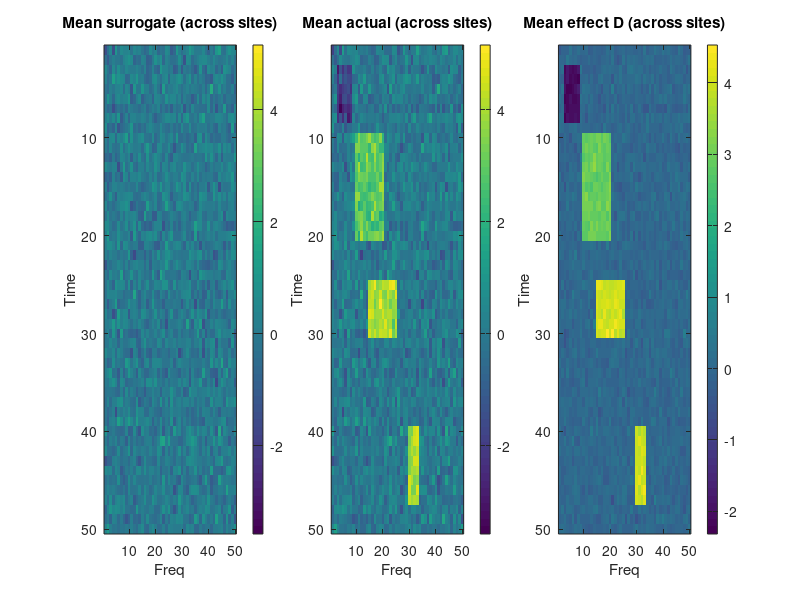
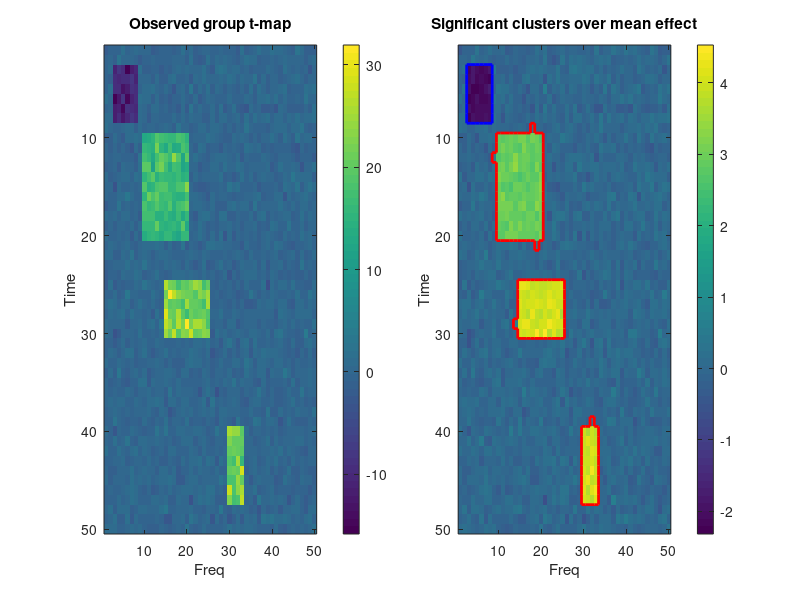

MATLAB code for these plots, in order:
function testsim_cluster_perm__group_level
% testsim_cluster_perm__group_level
%
% PAIRED (within-site) GROUP-LEVEL CLUSTER PERMUTATION TEST (simple + systematic)
%
% Goal
% - You have multiple independent sites. For each site you computed a time-frequency (TF) map
%   aligned to the REAL R-peak ("actual") and also TF maps aligned to DITHERED R-peaks ("surrogates").
% - You want significant TF CLUSTERS across sites, corrected for multiple comparisons over the TF grid.
%
% What you have as input (conceptually)
% - For each site s:
%     - 1 actual TF map:      A(:,:,s)
%     - (K-1) surrogate maps: S(:,:,s,1..K-1)
%   In this demo we store both together as maps(:,:,s,1..K) where index 1 is actual.
%
% What we test
% - Null hypothesis: the real R-peak alignment is NOT special.
%   Under this null, "actual" is exchangeable with the surrogate alignments within the same site.
%   In plain terms: if the effect is not heartbeat-locked, picking the true R-peak vs a dither
%   should not systematically change the TF map.
%
% One map per site goes into the group statistic
% - Even though each site has K maps stored, the group statistic always uses ONE derived map per site:
%     D(:,:,s) = chosen_map(:,:,s) - mean_of_other_maps(:,:,s)
%
% Step-by-step algorithm
% 1) Build the observed site-level effect maps:
%      D_obs(:,:,s) = A(:,:,s) - mean(S(:,:,s,:))
%
% 2) Compute the observed group t-map across sites:
%      For each TF bin (t,f), do a one-sample t-test across sites on D_obs(t,f,1..S).
%      This yields t_obs(t,f).
%
% 3) Cluster the observed group t-map:
%      - Threshold t_obs at a cluster-forming threshold CLUSTER_P (two-sided).
%      - Find connected components (clusters) separately for positive and negative bins.
%      - Compute a cluster statistic (cluster mass) as sum(t) over bins in the cluster.
%
% 4) Build the permutation null distribution (this is the key "paired" part):
%      Repeat N_PERMS times:
%        a) For each site s, randomly pick ONE of its K maps to act as "pseudo-actual".
%        b) For that site, form D_perm(:,:,s) = pseudo_actual - mean(other K-1 maps).
%        c) Compute the group t-map t_perm from D_perm across sites.
%        d) Threshold+cluster t_perm and record ONLY the largest positive cluster mass
%           and the most negative cluster mass for this permutation.
%      This gives a max-cluster null distribution that controls the family-wise error rate (FWER).
%
% 5) Compute cluster p-values:
%      - For each observed positive cluster: p = fraction of permutations whose max positive cluster
%        mass is >= the observed cluster mass.
%      - For each observed negative cluster: p = fraction of permutations whose most-negative cluster
%        mass is <= the observed cluster mass.
%      Mark clusters significant if p < ALPHA.
%
% Requires Image Processing Toolbox for bwconncomp / imfill.

% -------------------- CONFIG --------------------
RNG_SEED = 1;            % [] to not set RNG

T = 50;                  % time bins
F = 50;                  % freq bins
S = 30;                  % number of sites
K = 101;                 % 1 actual + 100 surrogate alignments per site

N_PERMS = 1000;          % group-level permutations
ALPHA = 0.01;            % cluster-level alpha (FWER via max-cluster null)
CLUSTER_P = 0.05;        % cluster-forming threshold (two-sided p)
CONN = 8;                % 4: no diagonal touching merge; 8: diagonal merges
FILL_HOLES = false;      % fill holes inside supra-threshold clusters

% How each TF map is generated (3 layers, from "most shared" to "most random"):
%
% 1) global_background_sd:
%    - ONE 2D pattern shared by EVERY site and EVERY alignment.
%    - Think: a common 1/f shape or common band power that everybody has.
%    - Bigger value => all sites look more similar (because they share more of the same structure).
%
% 2) site_deviation_sd:
%    - ONE 2D pattern per site, shared across that site's K alignments.
%    - Think: each site has its own stable "fingerprint".
%    - Bigger value => sites differ more from each other, but each site is still consistent across alignments.
%
% 3) alignment_jitter_sd:
%    - Fresh noise for every site AND every alignment (actual + each dither).
%    - Think: run-to-run variability from finite data, noise, etc.
%    - Bigger value => the 101 maps within one site differ more from each other.
global_background_sd = 0.5;
site_deviation_sd = 0.5;
alignment_jitter_sd = 1.0;

% Effect patches (same style as testsim_cluster_perm_vs_shuffled_paired)
effect_strength = [-2 3 4 4];
effect_time = [3 8; 10 20; 25 30; 40 47];
effect_freq = [3 8; 10 20; 15 25; 30 33];
site_effect_jitter_sd = 0.25; % site-to-site jitter on effect amplitude
% ------------------------------------------------

if ~isempty(RNG_SEED)
    rng(RNG_SEED);
end

assert(K >= 2, 'K must be >= 2 (1 actual + at least 1 surrogate).');
assert(size(effect_time,1) == numel(effect_strength), 'effect_time rows must match effect_strength.');
assert(size(effect_freq,1) == numel(effect_strength), 'effect_freq rows must match effect_strength.');

% -------------------- SIMULATE DATA --------------------
% We store ALL maps in one 4D array:
% maps(time, freq, site, alignment)
% alignment=1 is "actual", alignment=2..K are "surrogates".
maps = zeros(T, F, S, K);

% Step 1: global background shared by everyone
global_background = global_background_sd * randn(T, F);

% Step 2: site-specific deviation (fingerprint), shared across alignments within a site
site_deviation = site_deviation_sd * randn(T, F, S);

% Step 3: build all alignments as background + site fingerprint + per-alignment jitter
maps = global_background + site_deviation + alignment_jitter_sd * randn(T, F, S, K);

% Step 4: inject an effect only into the actual alignment (alignment=1)
for p = 1:numel(effect_strength)
    t_idx = effect_time(p,1):effect_time(p,2);
    f_idx = effect_freq(p,1):effect_freq(p,2);

    jitter = site_effect_jitter_sd * randn(1, 1, S);
    amp = reshape(effect_strength(p) + jitter, [1 1 S]);

    maps(t_idx, f_idx, :, 1) = maps(t_idx, f_idx, :, 1) + amp;
end

% Precompute sum over alignments per site: used to compute "mean of the other (K-1)"
sum_all = sum(maps, 4); % [T x F x S]

% -------------------- OBSERVED EFFECT MAPS --------------------
% Step 4 (observed): build ONE 2D effect map per site:
% D_obs(:,:,site) = actual(:,:,site) - mean(surrogates(:,:,site,:))
mean_surr = (sum_all - maps(:,:,:,1)) ./ (K - 1);
D_obs = maps(:,:,:,1) - mean_surr; % [T x F x S]

% Step 5 (observed): compute the group t-map across sites and find observed clusters
[t_obs, clusters_obs, cluster_mass_obs, is_pos_cluster_obs, pos_mask_obs, neg_mask_obs] = ...
    group_tmap_and_clusters(D_obs, CLUSTER_P, CONN, FILL_HOLES);

% -------------------- PERMUTATION NULL --------------------
null_max_pos = zeros(N_PERMS, 1);
null_min_neg = zeros(N_PERMS, 1);

for perm = 1:N_PERMS
    % Step 6 (permutation): for each site pick which alignment is treated as "actual"
    chosen = randi(K, [S, 1]); % chosen(s) in 1..K

    % Step 7 (permutation): build ONE effect map per site for this permutation
    % D_perm(:,:,site) = chosen_map - mean(other_maps)
    D_perm = zeros(T, F, S);
    for s = 1:S
        chosen_map = maps(:,:,s, chosen(s));
        mean_others = (sum_all(:,:,s) - chosen_map) ./ (K - 1);
        D_perm(:,:,s) = chosen_map - mean_others;
    end

    % Step 8 (permutation): compute group t-map and find clusters
    [t_perm, ~, ~, ~, pos_mask_perm, neg_mask_perm] = ...
        group_tmap_and_clusters(D_perm, CLUSTER_P, CONN, FILL_HOLES);

    % Step 9 (permutation): keep the strongest positive/negative cluster mass
    null_max_pos(perm) = max_cluster_mass(t_perm, pos_mask_perm, CONN);
    null_min_neg(perm) = min_cluster_mass(t_perm, neg_mask_perm, CONN);
end

% -------------------- CLUSTER P-VALUES --------------------
n_clusters = numel(clusters_obs);
p_cluster = ones(n_clusters, 1);
for i = 1:n_clusters
    % Step 10: cluster p-value = fraction of permutations with a stronger cluster
    if is_pos_cluster_obs(i)
        p_cluster(i) = mean(null_max_pos >= cluster_mass_obs(i));
    else
        p_cluster(i) = mean(null_min_neg <= cluster_mass_obs(i));
    end
end

% Build significant masks
pos_sig = false(T, F);
neg_sig = false(T, F);
for i = 1:n_clusters
    % Step 11: keep only clusters with p < ALPHA
    if p_cluster(i) < ALPHA
        if is_pos_cluster_obs(i)
            pos_sig(clusters_obs{i}) = true;
        else
            neg_sig(clusters_obs{i}) = true;
        end
    end
end

% -------------------- REPORTING --------------------
pos_cc_sig = bwconncomp(pos_sig, CONN);
neg_cc_sig = bwconncomp(neg_sig, CONN);

fprintf('Group-level surrogate-relabeling CBP\n');
fprintf('S=%d sites, K=%d maps/site (1 actual + %d surrogates), perms=%d\n', S, K, K-1, N_PERMS);
fprintf('cluster_p=%.3f (two-sided), alpha=%.3f, conn=%d\n', CLUSTER_P, ALPHA, CONN);
fprintf('Suprathreshold clusters (observed): %d\n', n_clusters);
fprintf('Significant POS clusters: %d\n', pos_cc_sig.NumObjects);
fprintf('Significant NEG clusters: %d\n', neg_cc_sig.NumObjects);

% -------------------- PLOTTING --------------------
mean_actual = mean(maps(:,:,:,1), 3);
mean_surr_all = mean(mean(maps(:,:,:,2:end), 4), 3);
mean_effect = mean(D_obs, 3);

clims = [min([mean_actual(:); mean_surr_all(:)]), max([mean_actual(:); mean_surr_all(:)])];

figure('Position', [100 100 1600 500]);
subplot(1,3,1);
imagesc(mean_surr_all); axis tight; colorbar; caxis(clims);
title('Mean surrogate (across sites)');
xlabel('Freq'); ylabel('Time');

subplot(1,3,2);
imagesc(mean_actual); axis tight; colorbar; caxis(clims);
title('Mean actual (across sites)');
xlabel('Freq'); ylabel('Time');

subplot(1,3,3);
imagesc(mean_effect); axis tight; colorbar;
title('Mean effect D (across sites)');
xlabel('Freq'); ylabel('Time');

figure('Position', [100 650 1600 500]);
subplot(1,2,1);
imagesc(t_obs); axis tight; colorbar;
title('Observed group t-map');
xlabel('Freq'); ylabel('Time');

subplot(1,2,2);
imagesc(mean_effect); axis tight; colorbar; hold on;
plotRegionBoundaries(pos_sig, [1 0 0]);
plotRegionBoundaries(neg_sig, [0 0 1]);
title('Significant clusters over mean effect');
xlabel('Freq'); ylabel('Time');

% -------------------- helpers --------------------
function [t_map, clusters, cluster_mass, is_pos_cluster, pos_mask, neg_mask] = group_tmap_and_clusters(D, cluster_p, conn, fill_holes)
    % Input D is ONE effect map per site: D(:,:,site).
    % This function:
    % - builds a group t-map across sites (per TF bin)
    % - thresholds it at cluster_p
    % - finds connected components (clusters)
    % - computes cluster mass as sum(t) inside each cluster
    [tN, fN, sN] = size(D);
    mean_D = mean(D, 3);
    stderr_D = std(D, 0, 3) ./ sqrt(sN);
    t_map = mean_D ./ (stderr_D + eps);
    df = sN - 1;

    thr_pos = tinv(1 - cluster_p/2, df);
    thr_neg = tinv(cluster_p/2, df);

    pos_mask = t_map > thr_pos;
    neg_mask = t_map < thr_neg;
    if fill_holes
        pos_mask = imfill(pos_mask, 'holes') & (t_map > 0);
        neg_mask = imfill(neg_mask, 'holes') & (t_map < 0);
    end
    pos_mask(neg_mask) = false;
    neg_mask(pos_mask) = false;

    pos_cc = bwconncomp(pos_mask, conn);
    neg_cc = bwconncomp(neg_mask, conn);

    clusters = [pos_cc.PixelIdxList, neg_cc.PixelIdxList];
    is_pos_cluster = [true(1, pos_cc.NumObjects), false(1, neg_cc.NumObjects)];
    cluster_mass = zeros(numel(clusters), 1);
    for ii = 1:numel(clusters)
        cluster_mass(ii) = sum(t_map(clusters{ii}));
    end

function m = max_cluster_mass(t_map, pos_mask, conn)
    cc = bwconncomp(pos_mask, conn);
    if cc.NumObjects == 0
        m = 0;
        return;
    end
    stats = zeros(cc.NumObjects, 1);
    for ii = 1:cc.NumObjects
        stats(ii) = sum(t_map(cc.PixelIdxList{ii}));
    end
    m = max(stats);

function m = min_cluster_mass(t_map, neg_mask, conn)
    cc = bwconncomp(neg_mask, conn);
    if cc.NumObjects == 0
        m = 0;
        return;
    end
    stats = zeros(cc.NumObjects, 1);
    for ii = 1:cc.NumObjects
        stats(ii) = sum(t_map(cc.PixelIdxList{ii}));
    end
    m = min(stats);

function plotRegionBoundaries(matrix, color)
    [rows, cols] = size(matrix);
    if ~exist('color','var') || isempty(color)
        color = [0 0 0];
    end
    hold on;
    x = [];
    y = [];
    for i = 1:rows
        for j = 1:cols
            if matrix(i,j) == 1
                if i == 1 || matrix(i-1,j) == 0
                    x = [x, j-0.5, j+0.5, NaN];
                    y = [y, i-0.5, i-0.5, NaN];
                end
                if i == rows || matrix(i+1,j) == 0
                    x = [x, j-0.5, j+0.5, NaN];
                    y = [y, i+0.5, i+0.5, NaN];
                end
            end
        end
    end
    for j = 1:cols
        for i = 1:rows
            if matrix(i,j) == 1
                if j == 1 || matrix(i,j-1) == 0
                    x = [x, j-0.5, j-0.5, NaN];
                    y = [y, i-0.5, i+0.5, NaN];
                end
                if j == cols || matrix(i,j+1) == 0
                    x = [x, j+0.5, j+0.5, NaN];
                    y = [y, i-0.5, i+0.5, NaN];
                end
            end
        end
    end
    plot(x, y, 'Color', color, 'LineWidth', 2);


